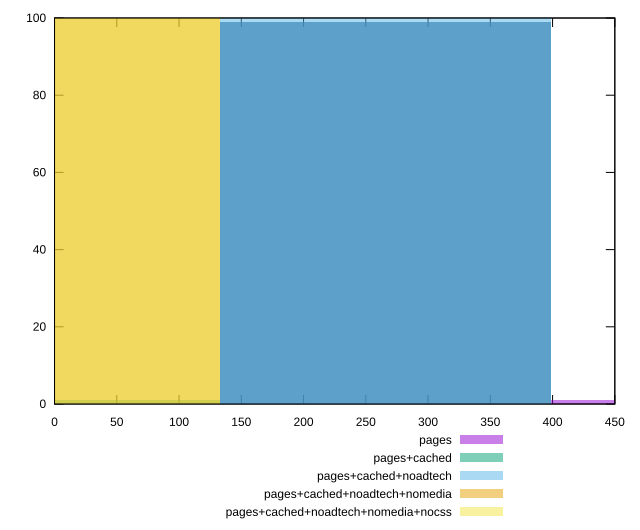

The gnuplot source for this figure:
reset

$pages <<EOF
265.7171404572651 99
531.4342809145302 1
EOF

$pagesCached <<EOF
265.7171404572651 99
0 1
EOF

$pagesCachedNoadtech <<EOF
265.7171404572651 100
EOF

$pagesCachedNoadtechNomedia <<EOF
0 100
EOF

$pagesCachedNoadtechNomediaNocss <<EOF
0 100
EOF

set key outside below
set boxwidth 265.7171404572651
set xrange [0:450]
set yrange [0:100]
set trange [0:100]
set style fill transparent solid 0.5 noborder
set terminal svg size 640, 530 enhanced background rgb 'white'
set output "report_00018_2021-02-10T15-25-16.877Z/offscreen-images/comparison/histogram/all_raw.svg"

plot $pages title "pages" with boxes, \
     $pagesCached title "pages+cached" with boxes, \
     $pagesCachedNoadtech title "pages+cached+noadtech" with boxes, \
     $pagesCachedNoadtechNomedia title "pages+cached+noadtech+nomedia" with boxes, \
     $pagesCachedNoadtechNomediaNocss title "pages+cached+noadtech+nomedia+nocss" with boxes

reset
